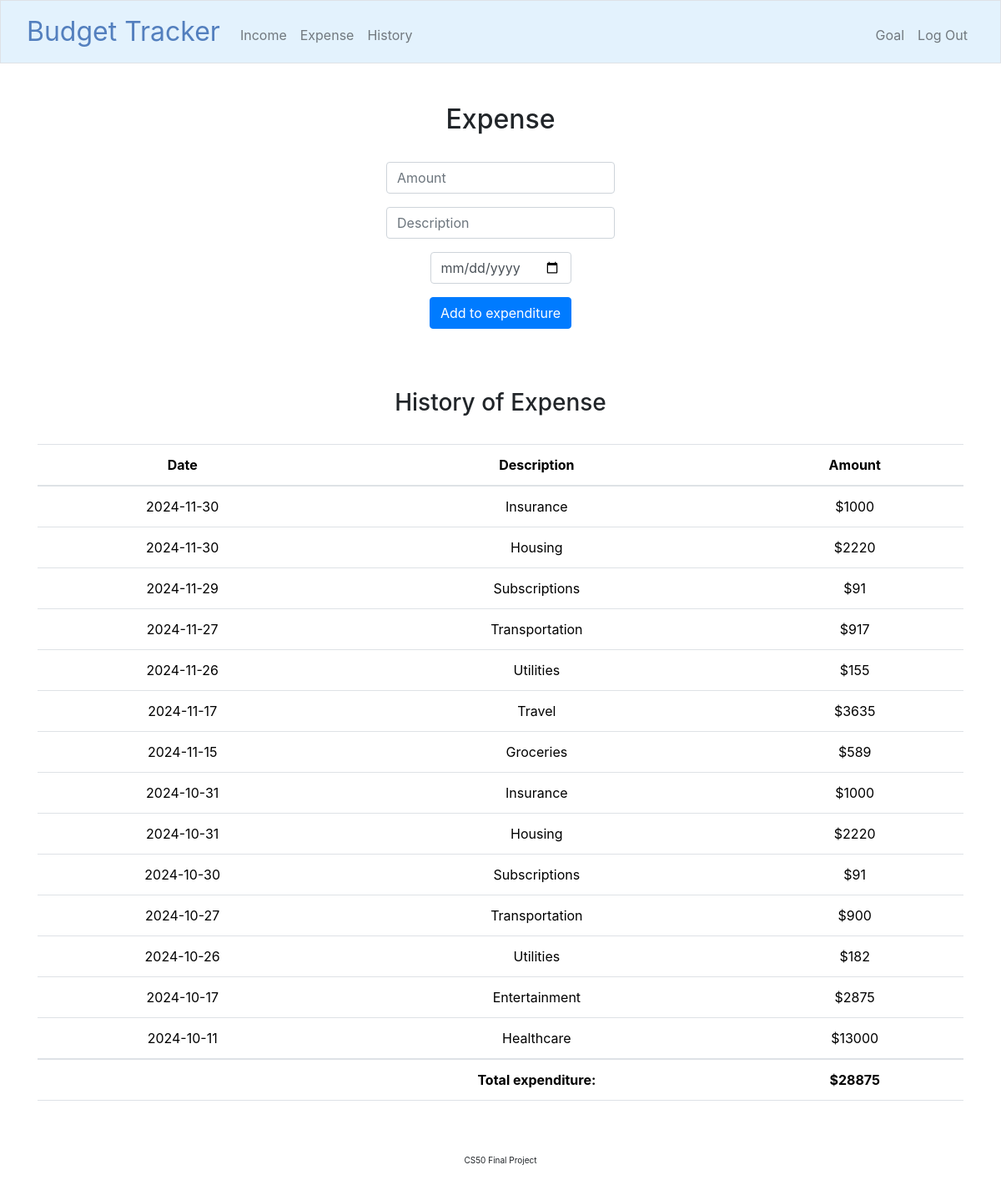
The page /expense (signed in) on the database its author committed.
### tables this page shows
CREATE TABLE 'finance' ('id' INTEGER PRIMARY KEY NOT NULL, 'user_id' TEXT NOT NULL,'description' TEXT,'date' DATETIME, 'type' TEXT, 'money' NUMERIC DEFAULT 0.00);

### app.py (the view)
@app.route("/expense", methods=["GET", "POST"])
@login_required
def expense():
    user_id = session["user_id"]
    if request.method == "POST":
        amount = request.form.get("amount")
        if not amount or not amount.isdigit():
            return render_template("error.html", msg = "Must provide valid input for amount")
        if float(amount) < 0:
            return render_template("error.html", msg = "Amount must be a positive number")
        date = request.form.get("date")
        if not date:
            return render_template("error.html", msg = "Must porvide date")
        description = request.form.get("description")
        if not description:
            return render_template("error.html", msg = "Must provide description")
        transaction_type = "withdraw"
        db.execute("UPDATE users SET balance = balance - ? WHERE id = ?", amount, user_id)
        db.execute("INSERT INTO finance (user_id, money, description, date, type) VALUES(?, ?, ?, ?, ?)",
                   user_id, amount, description, date, transaction_type)
        return redirect("/expense")
    else:
        exdatas = db.execute("SELECT * FROM finance WHERE user_id = ? AND type = ? ORDER BY date DESC", user_id, "withdraw")
        total = db.execute("SELECT SUM(money) as sum FROM finance WHERE user_id = ? AND type = ? ORDER BY date DESC", user_id, "withdraw")
        return render_template("expense.html", exdatas = exdatas, total = total)

### app.py (called while the page is built)
@app.after_request
def after_request(response):
    response.headers["Cache-Control"] = "no-cache, no-store, must-revalidate"
    response.headers["Expires"] = 0
    response.headers["Pragma"] = "no-cache"
    return response

def login_required(f):
    @wraps(f)
    def decorated_function(*args, **kwargs):
        if session.get("user_id") is None:
            return redirect("/login")
        return f(*args, **kwargs)
    return decorated_function

### templates/expense.html (shortened to what this page needs)
{% extends "layout.html" %}
{% block main %}
    <h2>Expense</h2>
    <br>
    <form action="/expense" method="post">
        <div class="mb-3">
            <input autocomplete="off" autofocus class="form-control mx-auto w-auto" name="amount" placeholder="Amount" type="text">
        </div>
        <div class="mb-3">
            <input class="form-control mx-auto w-auto" name="description" placeholder="Description" type="text">
        </div>
        <div class="mb-3">
            <input class="form-control mx-auto w-auto" name="date" placeholder="Date" type="date">
        </div>
        <button class="btn btn-primary" type="submit">Add to expenditure</button>
    </form>
    <br>
    <br>
    <br>
    <h3>History of Expense</h3>
    <br>
    <table class="table table-hover">
        <thead>
            <tr>
            <th scope="col">Date</th>
            <th scope="col">Description</th>
            <th scope="col">Amount</th>
            </tr>
        </thead>
        <tbody>
            {% for exdata in exdatas %}
            <tr>
                <td>{{ exdata.date }}</td>
                <td>{{ exdata.description }}</td>
                <td>${{ exdata.money }}</td>
            </tr>
            {% endfor %}
        </tbody>
        <tfooter>
            {% for total in total %}
            <tr>
                <th scope="col"></th>
                <th scope="col">Total expenditure:</th>
                <th scope="col">${{ total.sum }}</th>
            </tr>
            {% endfor %}
        </tfooter>
    </table>
{% endblock %}

### rows shown on the page
finance: date "2024-11-30", description "Insurance", money "1000"
finance: date "2024-11-30", description "Housing", money "2220"
finance: date "2024-11-29", description "Subscriptions", money "91"
finance: date "2024-11-27", description "Transportation", money "917"
finance: date "2024-11-26", description "Utilities", money "155"
finance: date "2024-11-17", description "Travel", money "3635"
finance: date "2024-11-15", description "Groceries", money "589"
finance: date "2024-10-31", description "Insurance", money "1000"
finance: date "2024-10-31", description "Housing", money "2220"
finance: date "2024-10-30", description "Subscriptions", money "91"
finance: date "2024-10-27", description "Transportation", money "900"
finance: date "2024-10-26", description "Utilities", money "182"
finance: date "2024-10-17", description "Entertainment", money "2875"
finance: date "2024-10-11", description "Healthcare", money "13000"

### other values the page prints
{{ total.sum }} "28875"
